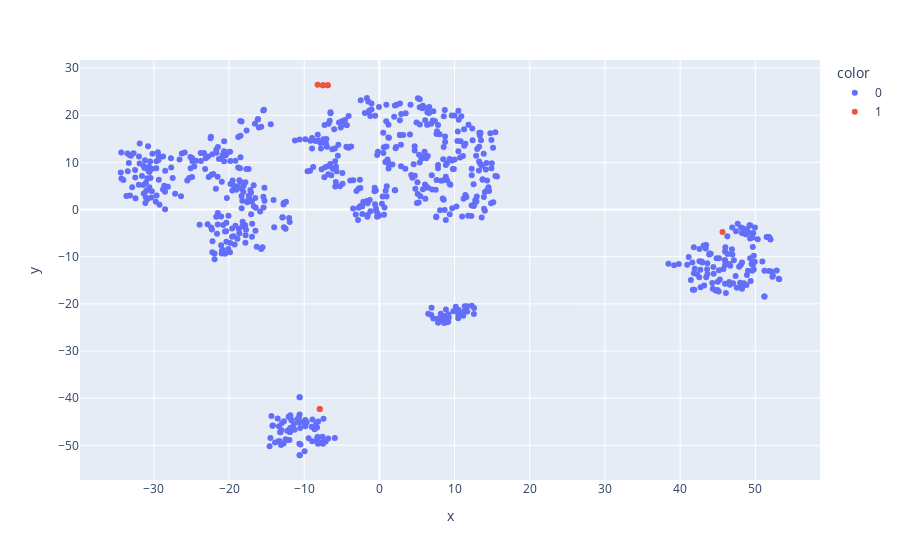

Source (notebook cell):
### Code cell
machine = 'WOS___179L'
start_date = datetime.strptime('2021-04-30T23:00:00Z', '%Y-%m-%dT%H:%M:%SZ').replace(tzinfo=timezone.utc)
end_date = datetime.strptime('2021-05-01T11:00:00Z', '%Y-%m-%dT%H:%M:%SZ').replace(tzinfo=timezone.utc)

data = pd.read_csv(os.path.join(DATA_PATH, machine+'_norm.csv'), parse_dates=['time'])

selected_times = data[(data['time'] > start_date) & (data['time'] < end_date)]['time']

df = data.copy()
method = 'tsne'

df['color'] = df.apply(
    lambda row: '1' if row['time'] in list(selected_times) else '0',
    axis=1
)

X = df.drop(columns=['time'])

if method == 'tsne':
    X_embedded = TSNE(
        n_components=2,
        random_state=RANDOM_STATE
    ).fit_transform(X)
    X_embedded = pd.DataFrame(X_embedded)
    df['x'] = X_embedded[0]
    df['y'] = X_embedded[1]
elif method=='pca':
    pca = PCA(n_components=2).fit_transform(X.values)
    df['x'] = pca[:,0]
    df['y'] = pca[:,1]
fig = px.scatter(df, x='x', y='y', color='color', hover_name='time')
fig.show()

### Figure 1 — Plotly figure (JSON) as saved in the notebook; plotly's stock layout.template omitted (floating-point values rounded to 4 significant figures; data arrays with more than 128 entries replaced by an {"elided": "..."} marker saying what was removed)
{"data": [{"hovertemplate": "<b>%{hovertext}</b><br><br>color=0<br>x=%{x}<br>y=%{y}<extra></extra>", "hovertext": {"elided": "715 str values"}, "legendgroup": "0", "marker": {"color": "#636efa", "symbol": "circle"}, "mode": "markers", "name": "0", "orientation": "v", "showlegend": true, "type": "scatter", "x": {"elided": "715 float values"}, "xaxis": "x", "y": {"elided": "715 float values"}, "yaxis": "y"}, {"hovertemplate": "<b>%{hovertext}</b><br><br>color=1<br>x=%{x}<br>y=%{y}<extra></extra>", "hovertext": ["2021-05-01T00:00:00+00:00", "2021-05-01T01:00:00+00:00", "2021-05-01T02:00:00+00:00", "2021-05-01T03:00:00+00:00", "2021-05-01T04:00:00+00:00", "2021-05-01T07:00:00+00:00", "2021-05-01T08:00:00+00:00", "2021-05-01T10:00:00+00:00"], "legendgroup": "1", "marker": {"color": "#EF553B", "symbol": "circle"}, "mode": "markers", "name": "1", "orientation": "v", "showlegend": true, "type": "scatter", "x": [-7.951, -8.218, 45.63, -6.854, -7.499, -7.523, -6.881, -7.916], "xaxis": "x", "y": [-42.28, 26.48, -4.741, 26.35, 26.35, 26.36, 26.35, -42.31], "yaxis": "y"}], "layout": {"legend": {"title": {"text": "color"}, "tracegroupgap": 0}, "margin": {"t": 60}, "xaxis": {"anchor": "y", "domain": [0, 1], "title": {"text": "x"}}, "yaxis": {"anchor": "x", "domain": [0, 1], "title": {"text": "y"}}}}
